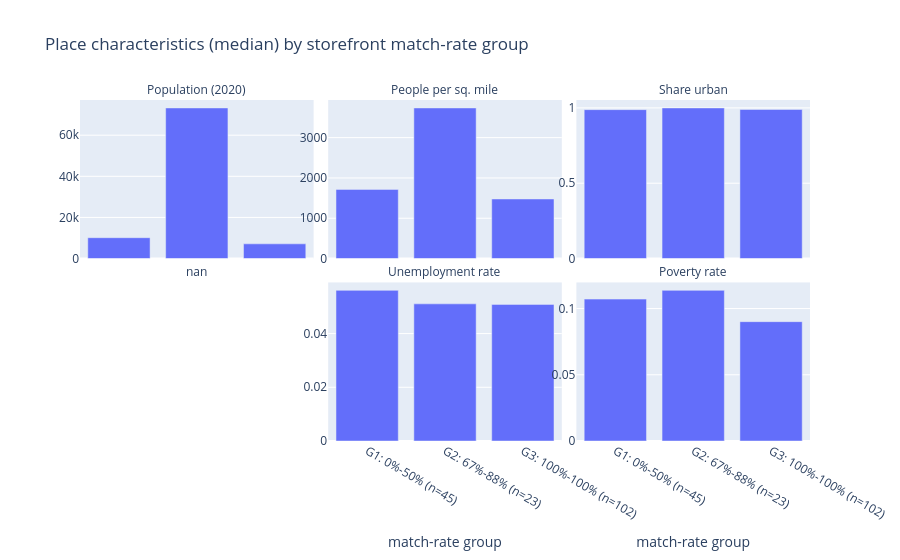

This figure's notebook cell:
### Code cell
### PART B, CHART: medians by match-rate quartile
long = main.melt(id_vars = ["group", "rate_min", "rate_max", "places"], value_vars = [f"median_{c}" for c in CHARS], var_name = "c", value_name = "median")
long["characteristic"] = long.c.str.replace("median_", "").map(CHARS)
long["group_label"] = long.apply(lambda r: f"G{r.group}: {r.rate_min:.0%}-{r.rate_max:.0%} (n={r.places})", axis = 1)
fig = px.bar(long, x = "group_label", y = "median", facet_col = "characteristic", facet_col_wrap = 3, title = "Place characteristics (median) by storefront match-rate group",
             labels = {"group_label": "match-rate group", "median": ""})
fig.update_yaxes(matches = None, showticklabels = True)
fig.for_each_annotation(lambda a: a.update(text = a.text.split("=")[-1]))
show(fig, "place_characteristics_by_match_rate")

### Figure 1 — Plotly figure (JSON) as saved in the notebook; plotly's stock layout.template omitted (floating-point values rounded to 4 significant figures)
{"data": [{"hovertemplate": "characteristic=Population (2020)<br>match-rate group=%{x}<br>=%{y}<extra></extra>", "legendgroup": "", "marker": {"color": "#636efa", "pattern": {"shape": ""}}, "name": "", "orientation": "v", "showlegend": false, "textposition": "auto", "type": "bar", "x": ["G1: 0%-50% (n=45)", "G2: 67%-88% (n=23)", "G3: 100%-100% (n=102)"], "xaxis": "x4", "y": [10150.0, 73260.0, 7161.0], "yaxis": "y4"}, {"hovertemplate": "characteristic=People per sq. mile<br>match-rate group=%{x}<br>=%{y}<extra></extra>", "legendgroup": "", "marker": {"color": "#636efa", "pattern": {"shape": ""}}, "name": "", "orientation": "v", "showlegend": false, "textposition": "auto", "type": "bar", "x": ["G1: 0%-50% (n=45)", "G2: 67%-88% (n=23)", "G3: 100%-100% (n=102)"], "xaxis": "x5", "y": [1716.0, 3737.0, 1478.0], "yaxis": "y5"}, {"hovertemplate": "characteristic=Share urban<br>match-rate group=%{x}<br>=%{y}<extra></extra>", "legendgroup": "", "marker": {"color": "#636efa", "pattern": {"shape": ""}}, "name": "", "orientation": "v", "showlegend": false, "textposition": "auto", "type": "bar", "x": ["G1: 0%-50% (n=45)", "G2: 67%-88% (n=23)", "G3: 100%-100% (n=102)"], "xaxis": "x6", "y": [0.9884, 0.9997, 0.9892], "yaxis": "y6"}, {"hovertemplate": "characteristic=Unemployment rate<br>match-rate group=%{x}<br>=%{y}<extra></extra>", "legendgroup": "", "marker": {"color": "#636efa", "pattern": {"shape": ""}}, "name": "", "orientation": "v", "showlegend": false, "textposition": "auto", "type": "bar", "x": ["G1: 0%-50% (n=45)", "G2: 67%-88% (n=23)", "G3: 100%-100% (n=102)"], "xaxis": "x2", "y": [0.05609, 0.05107, 0.05087], "yaxis": "y2"}, {"hovertemplate": "characteristic=Poverty rate<br>match-rate group=%{x}<br>=%{y}<extra></extra>", "legendgroup": "", "marker": {"color": "#636efa", "pattern": {"shape": ""}}, "name": "", "orientation": "v", "showlegend": false, "textposition": "auto", "type": "bar", "x": ["G1: 0%-50% (n=45)", "G2: 67%-88% (n=23)", "G3: 100%-100% (n=102)"], "xaxis": "x3", "y": [0.1071, 0.1137, 0.09009], "yaxis": "y3"}], "layout": {"annotations": [{"font": {}, "showarrow": false, "text": "nan", "x": 0.16, "xanchor": "center", "xref": "paper", "y": 0.465, "yanchor": "bottom", "yref": "paper"}, {"font": {}, "showarrow": false, "text": "Unemployment rate", "x": 0.5, "xanchor": "center", "xref": "paper", "y": 0.465, "yanchor": "bottom", "yref": "paper"}, {"font": {}, "showarrow": false, "text": "Poverty rate", "x": 0.84, "xanchor": "center", "xref": "paper", "y": 0.465, "yanchor": "bottom", "yref": "paper"}, {"font": {}, "showarrow": false, "text": "Population (2020)", "x": 0.16, "xanchor": "center", "xref": "paper", "y": 1.0, "yanchor": "bottom", "yref": "paper"}, {"font": {}, "showarrow": false, "text": "People per sq. mile", "x": 0.5, "xanchor": "center", "xref": "paper", "y": 1.0, "yanchor": "bottom", "yref": "paper"}, {"font": {}, "showarrow": false, "text": "Share urban", "x": 0.84, "xanchor": "center", "xref": "paper", "y": 1.0, "yanchor": "bottom", "yref": "paper"}], "barmode": "relative", "legend": {"tracegroupgap": 0}, "title": {"text": "Place characteristics (median) by storefront match-rate group"}, "xaxis": {"anchor": "y", "domain": [0.0, 0.32], "title": {"text": "match-rate group"}}, "xaxis2": {"anchor": "y2", "domain": [0.34, 0.66], "matches": "x", "title": {"text": "match-rate group"}}, "xaxis3": {"anchor": "y3", "domain": [0.68, 1.0], "matches": "x", "title": {"text": "match-rate group"}}, "xaxis4": {"anchor": "y4", "domain": [0.0, 0.32], "matches": "x", "showticklabels": false}, "xaxis5": {"anchor": "y5", "domain": [0.34, 0.66], "matches": "x", "showticklabels": false}, "xaxis6": {"anchor": "y6", "domain": [0.68, 1.0], "matches": "x", "showticklabels": false}, "yaxis": {"anchor": "x", "domain": [0.0, 0.465], "showticklabels": true, "title": {"text": ""}}, "yaxis2": {"anchor": "x2", "domain": [0.0, 0.465], "showticklabels": true}, "yaxis3": {"anchor": "x3", "domain": [0.0, 0.465], "showticklabels": true}, "yaxis4": {"anchor": "x4", "domain": [0.535, 1.0], "showticklabels": true, "title": {"text": ""}}, "yaxis5": {"anchor": "x5", "domain": [0.535, 1.0], "showticklabels": true}, "yaxis6": {"anchor": "x6", "domain": [0.535, 1.0], "showticklabels": true}}}
